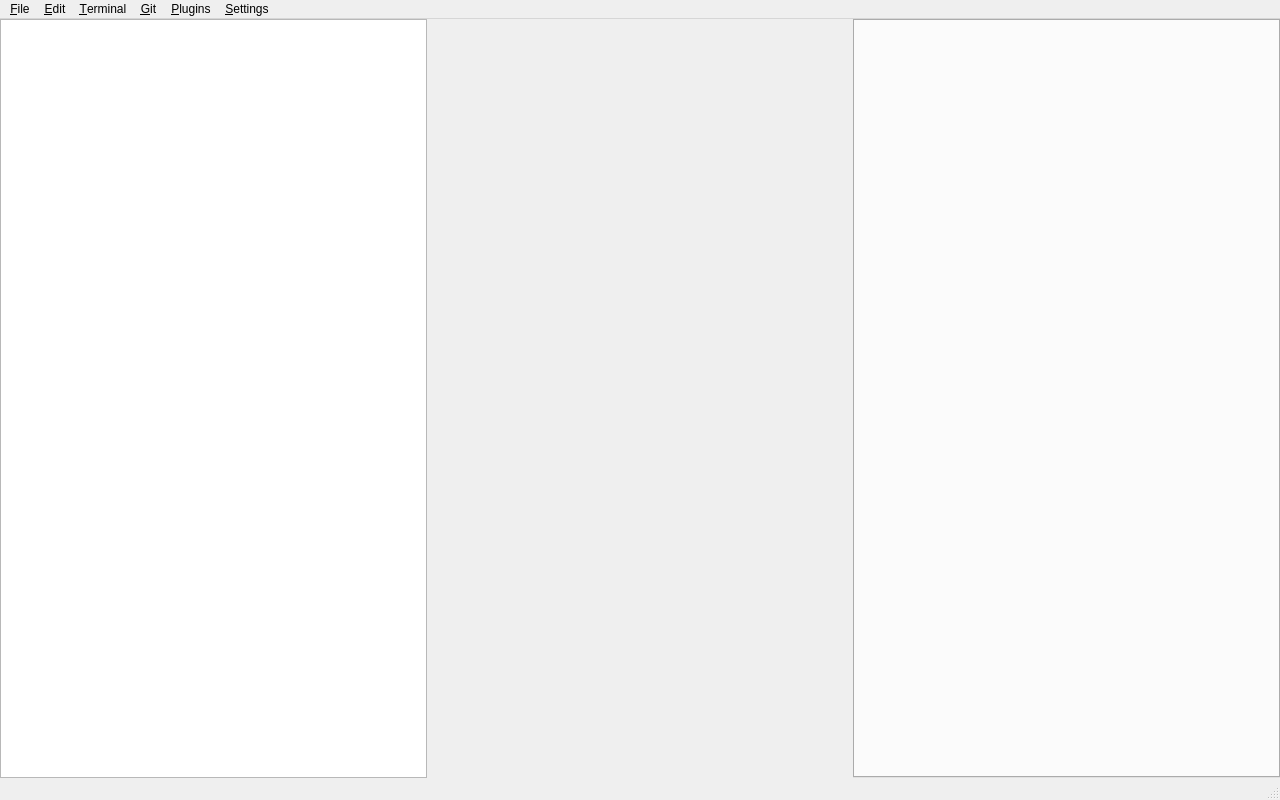
<?xml version="1.0" encoding="UTF-8"?>
<ui version="4.0">
 <class>MainWindow</class>
 <widget class="QMainWindow" name="MainWindow">
  <property name="geometry">
   <rect>
    <x>0</x>
    <y>0</y>
    <width>1280</width>
    <height>800</height>
   </rect>
  </property>
  <property name="windowTitle">
   <string>Scriptura</string>
  </property>
  <widget class="QWidget" name="centralwidget">
   <layout class="QHBoxLayout" name="horizontalLayout">
    <property name="spacing">
     <number>
      0
     </number>
    </property>
    <property name="leftMargin">
     <number>
      0
     </number>
    </property>
    <property name="topMargin">
     <number>
      0
     </number>
    </property>
    <property name="rightMargin">
     <number>
      0
     </number>
    </property>
    <property name="bottomMargin">
     <number>
      0
     </number>
    </property>
    <item>
     <widget class="QWidget" name="sidebarDrawer">
      <property name="minimumWidth">
       <number>
        48
       </number>
      </property>
      <property name="maximumWidth">
       <number>
        320
       </number>
      </property>
      <layout class="QVBoxLayout" name="sidebarDrawerLayout">
       <property name="spacing">
        <number>
         0
        </number>
       </property>
       <property name="leftMargin">
        <number>
         0
        </number>
       </property>
       <property name="topMargin">
        <number>
         0
        </number>
       </property>
       <property name="rightMargin">
        <number>
         0
        </number>
       </property>
       <property name="bottomMargin">
        <number>
         0
        </number>
       </property>
       <item>
        <widget class="QTreeView" name="fileTreeView"/>
       </item>
      </layout>
     </widget>
    </item>
    <item>
     <widget class="QWidget" name="editorContainer">
      <layout class="QVBoxLayout" name="editorContainerLayout">
       <property name="spacing">
        <number>
         0
        </number>
       </property>
       <property name="leftMargin">
        <number>
         0
        </number>
       </property>
       <property name="topMargin">
        <number>
         0
        </number>
       </property>
       <property name="rightMargin">
        <number>
         0
        </number>
       </property>
       <property name="bottomMargin">
        <number>
         0
        </number>
       </property>
       <item>
        <widget class="QTabBar" name="tabBar">
         <property name="documentMode">
          <bool>
           true
          </bool>
         </property>
         <property name="expanding">
          <bool>
           true
          </bool>
         </property>
         <property name="drawBase">
          <bool>
           false
          </bool>
         </property>
         <property name="movable">
          <bool>
           false
          </bool>
         </property>
        </widget>
       </item>
       <item>
        <widget class="QStackedWidget" name="editorStack"/>
       </item>
       <item>
        <widget class="QWidget" name="bottomPanelContainer">
         <property name="visible">
          <bool>
           false
          </bool>
         </property>
         <property name="minimumHeight">
          <number>
           180
          </number>
         </property>
         <property name="maximumHeight">
          <number>
           500
          </number>
         </property>
         <layout class="QVBoxLayout" name="bottomPanelLayout">
          <property name="spacing">
           <number>
            0
           </number>
          </property>
          <property name="leftMargin">
           <number>
            0
           </number>
          </property>
          <property name="topMargin">
           <number>
            0
           </number>
          </property>
          <property name="rightMargin">
           <number>
            0
           </number>
          </property>
          <property name="bottomMargin">
           <number>
            0
           </number>
          </property>
           <item>
            <widget class="QTabBar" name="bottomPanelTabs">
             <property name="documentMode">
              <bool>
               true
              </bool>
             </property>
             <property name="expanding">
              <bool>
               false
              </bool>
             </property>
             <property name="drawBase">
              <bool>
               false
              </bool>
             </property>
             <property name="movable">
              <bool>
               false
              </bool>
             </property>
            </widget>
           </item>
          <item>
           <widget class="QStackedWidget" name="bottomPanelStack"/>
          </item>
         </layout>
        </widget>
       </item>
      </layout>
     </widget>
    </item>
    <item>
     <widget class="QTabWidget" name="tabWidget">
      <property name="visible">
       <bool>
        false
       </bool>
      </property>
     </widget>
    </item>
   </layout>
  </widget>
  <widget class="QMenuBar" name="menubar">
   <property name="geometry">
    <rect>
     <x>0</x>
     <y>0</y>
     <width>1280</width>
     <height>24</height>
    </rect>
   </property>
   <property name="visible">
    <bool>false</bool>
   </property>
   <widget class="QMenu" name="menu_File">
    <property name="title">
     <string>&amp;File</string>
    </property>
    <addaction name="action_open_project"/>
    <addaction name="action_open_file"/>
    <addaction name="separator"/>
    <addaction name="action_save"/>
    <addaction name="action_save_as"/>
    <addaction name="separator"/>
    <addaction name="action_add_file_directory"/>
    <addaction name="action_delete_file_directory"/>
   </widget>
   <widget class="QMenu" name="menu_edit">
    <property name="title">
     <string>&amp;Edit</string>
    </property>
    <addaction name="actionCu_t"/>
    <addaction name="action_copy"/>
    <addaction name="action_Paste"/>
    <addaction name="separator"/>
    <addaction name="action_Undo"/>
    <addaction name="action_Redo"/>
   </widget>
   <widget class="QMenu" name="menu_terminal">
    <property name="title">
     <string>&amp;Terminal</string>
    </property>
    <addaction name="action_new_window"/>
    <addaction name="action_clone_window"/>
   </widget>
    <widget class="QMenu" name="menu_git">
     <property name="title">
      <string>&amp;Git</string>
     </property>
     <addaction name="action_git_commit"/>
     <addaction name="action_git_push"/>
     <addaction name="action_git_pull"/>
     <addaction name="action_git_fetch"/>
    </widget>
    <widget class="QMenu" name="menu_settings">
     <property name="title">
      <string>&amp;Settings</string>
     </property>
      <addaction name="action_about"/>
      <addaction name="separator"/>
       <addaction name="action_editor_settings"/>
       <addaction name="action_license"/>
      <addaction name="action_check_updates"/>
     </widget>
    <widget class="QMenu" name="menu_plugins">
     <property name="title">
      <string>&amp;Plugins</string>
     </property>
     <addaction name="action_manage_plugins"/>
    </widget>
    <addaction name="menu_File"/>
    <addaction name="menu_edit"/>
    <addaction name="menu_terminal"/>
    <addaction name="menu_git"/>
    <addaction name="menu_plugins"/>
    <addaction name="menu_settings"/>
  </widget>
  <widget class="QStatusBar" name="statusbar"/>
  <action name="action_open_project">
   <property name="text">
    <string>&amp;Open Project</string>
   </property>
   <property name="shortcut">
    <string>Ctrl+O</string>
   </property>
  </action>
  <action name="action_open_file">
   <property name="text">
    <string>&amp;Open File</string>
   </property>
   <property name="shortcut">
    <string>Ctrl+Shift+O</string>
   </property>
  </action>
  <action name="action_save">
   <property name="text">
    <string>&amp;Save</string>
   </property>
   <property name="shortcut">
    <string>Ctrl+S</string>
   </property>
  </action>
  <action name="action_save_as">
   <property name="text">
    <string>Save &amp;As</string>
   </property>
   <property name="shortcut">
    <string>Ctrl+Shift+S</string>
   </property>
  </action>
  <action name="action_add_file_directory">
   <property name="text">
    <string>&amp;Add File/Directory</string>
   </property>
  </action>
  <action name="actionCu_t">
   <property name="text">
    <string>Cu&amp;t</string>
   </property>
   <property name="shortcut">
    <string>Ctrl+X</string>
   </property>
  </action>
  <action name="action_copy">
   <property name="text">
    <string>&amp;Copy</string>
   </property>
   <property name="shortcut">
    <string>Ctrl+C</string>
   </property>
  </action>
  <action name="action_Paste">
   <property name="text">
    <string>&amp;Paste</string>
   </property>
   <property name="shortcut">
    <string>Ctrl+V</string>
   </property>
  </action>
  <action name="action_Undo">
   <property name="text">
    <string>&amp;Undo</string>
   </property>
   <property name="shortcut">
    <string>Ctrl+Z</string>
   </property>
  </action>
  <action name="action_Redo">
   <property name="text">
    <string>&amp;Redo</string>
   </property>
   <property name="shortcut">
    <string>Ctrl+Y</string>
   </property>
  </action>
  <action name="action_delete_file_directory">
   <property name="text">
    <string>&amp;Delete File/Directory</string>
   </property>
  </action>
  <action name="action_new_window">
   <property name="text">
    <string>&amp;New Window</string>
   </property>
  </action>
  <action name="action_clone_window">
   <property name="text">
    <string>&amp;Clone Window</string>
   </property>
  </action>
  <action name="action_git_commit">
   <property name="text">
    <string>&amp;Commit...</string>
   </property>
  </action>
   <action name="action_git_push">
    <property name="text">
     <string>&amp;Push...</string>
    </property>
   </action>
   <action name="action_git_pull">
    <property name="text">
     <string>P&amp;ull...</string>
    </property>
   </action>
   <action name="action_git_fetch">
    <property name="text">
     <string>&amp;Fetch</string>
    </property>
   </action>
   <action name="action_about">
    <property name="text">
     <string>&amp;About</string>
    </property>
   </action>
   <action name="action_editor_settings">
   <property name="text">
    <string>&amp;Editor Settings</string>
   </property>
  </action>
  <action name="action_license">
   <property name="text">
    <string>&amp;License</string>
   </property>
   </action>
    <action name="action_manage_plugins">
     <property name="text">
      <string>&amp;Manage Plugins...</string>
     </property>
    </action>
    <action name="action_check_updates">
     <property name="text">
      <string>Check for &amp;Updates...</string>
     </property>
    </action>
   </widget>
 <resources/>
 <connections/>
</ui>
